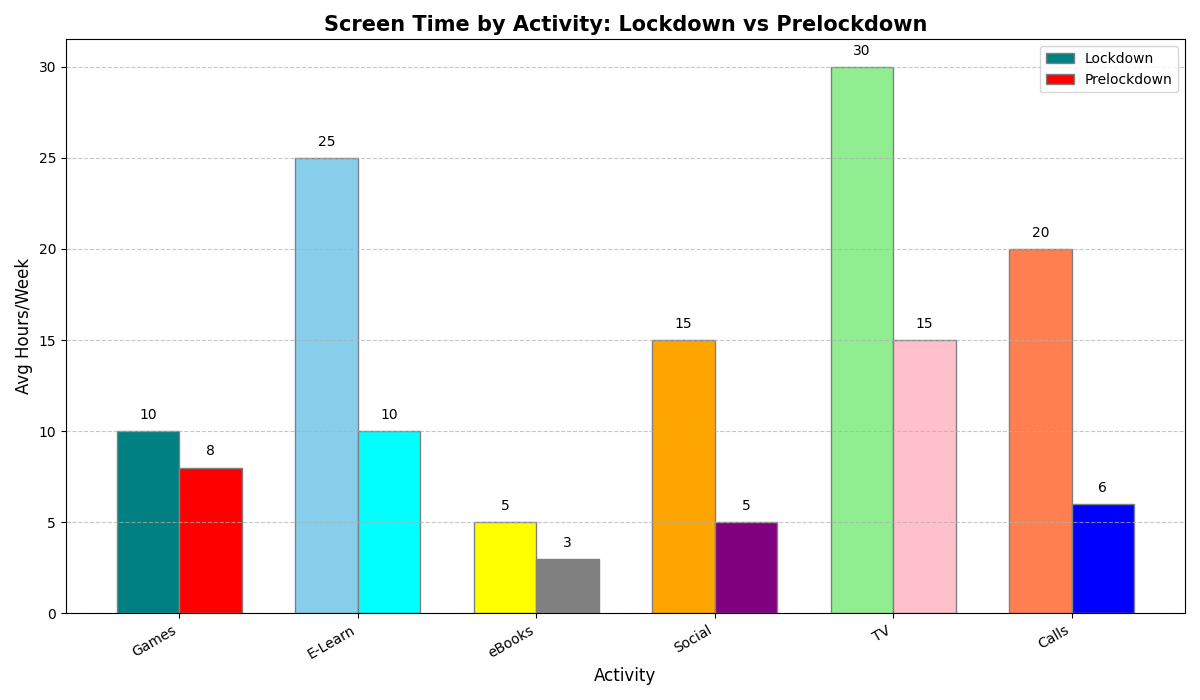

The Python source for this figure:
import matplotlib.pyplot as plt
import numpy as np

activities = ['Games', 'E-Learn', 'eBooks', 'Social', 'TV', 'Calls']
average_hours_lockdown = np.array([10, 25, 5, 15, 30, 20])
average_hours_prelockdown = np.array([8, 10, 3, 5, 15, 6])

fig, ax = plt.subplots(figsize=(12, 7))

bar_width = 0.35
index = np.arange(len(activities))

lockdown_colors = ['teal', 'skyblue', 'yellow', 'orange', 'lightgreen', 'coral']
prelockdown_colors = ['red', 'cyan', 'grey', 'purple', 'pink', 'blue']

bar1 = ax.bar(index, average_hours_lockdown, bar_width, label='Lockdown', color=lockdown_colors, edgecolor='gray')
bar2 = ax.bar(index + bar_width, average_hours_prelockdown, bar_width, label='Prelockdown', color=prelockdown_colors, edgecolor='gray')

ax.set_title('Screen Time by Activity: Lockdown vs Prelockdown', fontsize=15, fontweight='bold')
ax.set_xlabel('Activity', fontsize=12)
ax.set_ylabel('Avg Hours/Week', fontsize=12)
ax.set_xticks(index + bar_width / 2)
ax.set_xticklabels(activities, fontsize=10, rotation=30, ha='right')
ax.legend(fontsize=10)

for bar_group in [bar1, bar2]:
    for bar in bar_group:
        height = bar.get_height()
        ax.text(bar.get_x() + bar.get_width() / 2, height + 0.5, f'{height}', ha='center', va='bottom', fontsize=10)

ax.grid(axis='y', linestyle='--', alpha=0.7)

plt.tight_layout()
plt.show()
